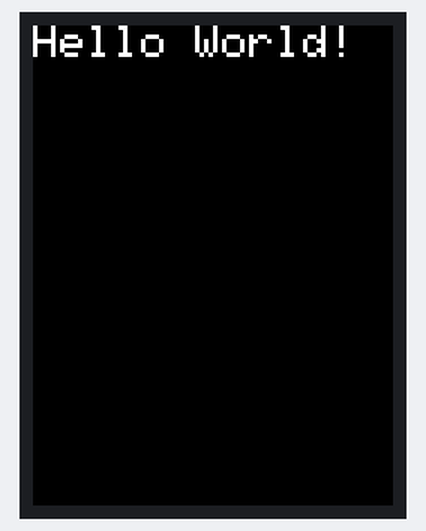
The sketch below on a simulated Arduino Uno, built with avr-gcc and run on an emulated ATmega328P. Shown: 240×320 colour display. Sleep ends after the set time or at an interrupt; what the sketch prints to the serial monitor is not drawn. At 0.2 s the program stops and its outputs stay as they are.

Above: at 0.3 s.

The sketch:

il9341_custom_text.ino
```cpp
/***************************************************
  Based on https://simple-circuit.com/interfacing-arduino-ili9341-tft-display/ and adafruit example.

  Arduino pins are 5v, while IL9341 expects 3.3v. To fix this I used txs0108e in between them

  Wiring :
    CS pin is connected to Arduino digital pin 8,
    RST pin is connected to Arduino digital pin 9,
    D/C pin is connected to Arduino digital pin 10,
    MOSI pin is connected to Arduino digital pin 11,
    SCK pin is connected to Arduino digital pin 13.

    Other pins are connected as follows:
    VCC pin is connected to Arduino 5V pin,
    GND pin is connected to Arduino GND pin,
    BL (LED) pin is connected to Arduino 5V pin,
    MISO pin is not connected.
 ****************************************************/


#include <Adafruit_GFX.h>       // include Adafruit graphics library
#include <Adafruit_ILI9341.h>   // include Adafruit ILI9341 TFT library
#include <avr/sleep.h>

#define TFT_CS    8      // TFT CS  pin is connected to arduino pin 8
#define TFT_RST   9      // TFT RST pin is connected to arduino pin 9
#define TFT_DC    10     // TFT DC  pin is connected to arduino pin 10
// initialize ILI9341 TFT library
Adafruit_ILI9341 tft = Adafruit_ILI9341(TFT_CS, TFT_DC, TFT_RST);

void setup() {
  Serial.begin(9600);
  Serial.println("ILI9341 Test!");

  tft.begin();
  tft.setRotation(0);
  testText();
}


void loop(void) {
    haltForever();
}

void haltForever() {
  set_sleep_mode(SLEEP_MODE_PWR_DOWN);  // Deep sleep
  sleep_enable();
  sleep_cpu();  // MCU sleeps here forever (unless reset or interrupt)
}

unsigned long testText() {
  tft.fillScreen(ILI9341_BLACK);
  unsigned long start = micros();
  tft.setCursor(0, 0);
  tft.setTextColor(ILI9341_WHITE);  tft.setTextSize(3);
  tft.println("Hello World!");
}
```
